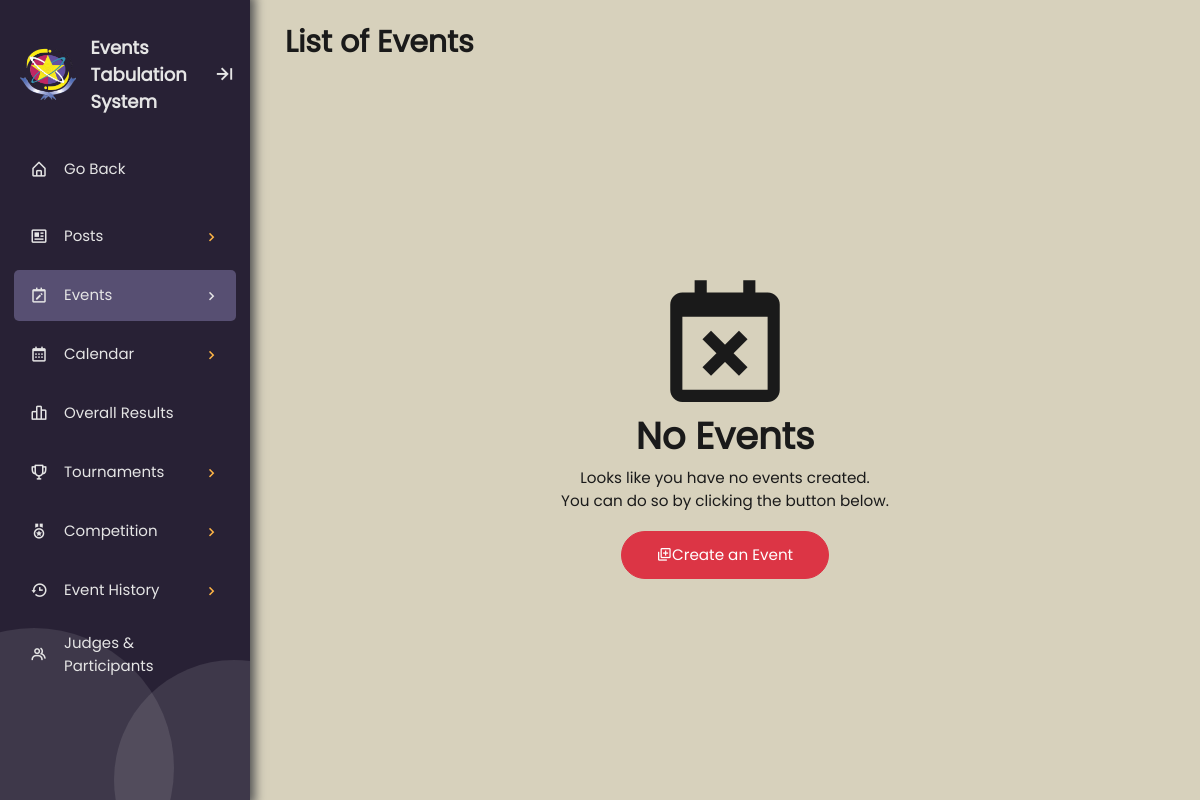
/EVE-admin-list-of-events.php (signed in), run on an earlier commit of the app's database.
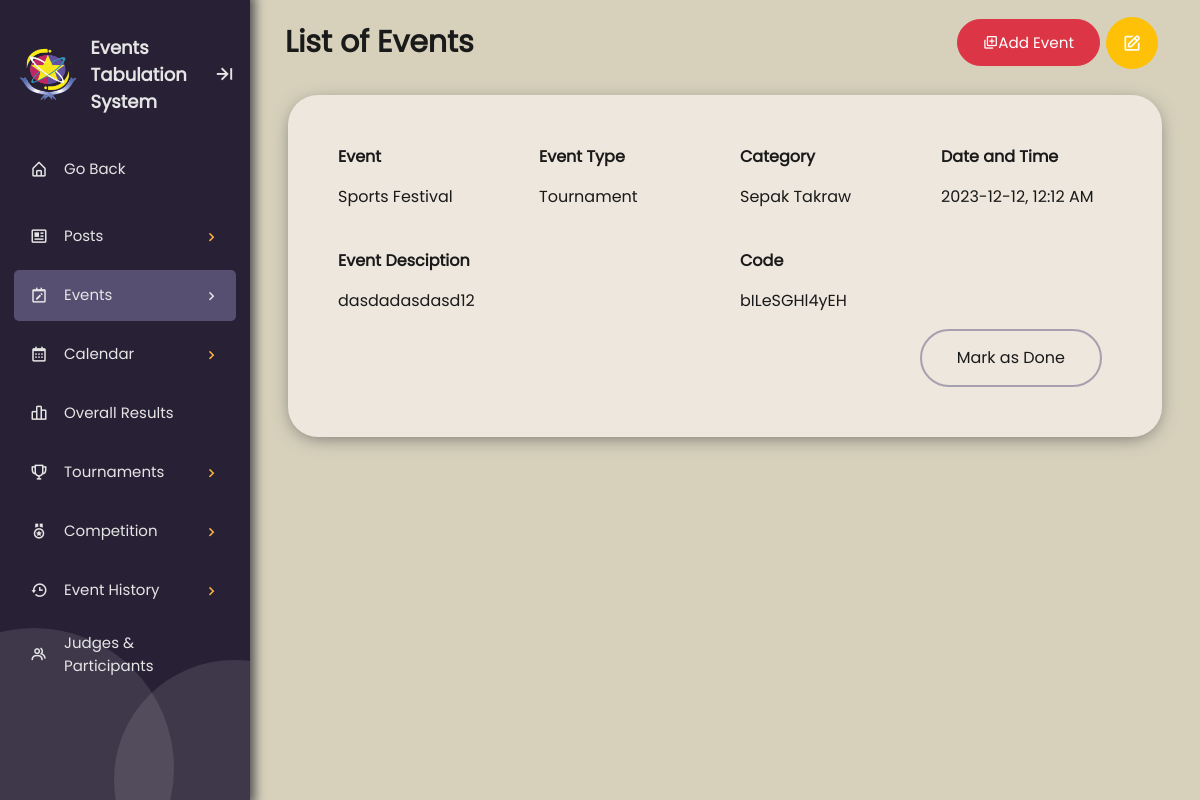
And on a later commit of the database.
### tables this page shows
CREATE TABLE `listofeventtb` (
  `event_id` int(11) NOT NULL,
  `event_name` varchar(30) NOT NULL,
  `event_type` varchar(30) NOT NULL,
  `category_name` varchar(30) NOT NULL,
  `event_description` text NOT NULL,
  `event_code` varchar(12) NOT NULL,
  `event_date` date NOT NULL,
  `event_time` time NOT NULL
);

### php/EVE-admin-get-event-data.php (called while the page is built, shortened)
<?php
    $dbname=mysqli_connect("localhost","root","","pupets");
    $event_query = "SELECT * FROM listofeventtb ORDER BY event_date ASC";
    $event_result2 = mysqli_query($dbname, $event_query);
    $event_data2 = mysqli_query($dbname, $event_query);
?>

### EVE-admin-list-of-events.php (the view, shortened to what this page needs)
<?php
  include './php/EVE-admin-get-event-data.php';
?>
<!DOCTYPE html>
<html lang="en">
  <head>
    <link rel="stylesheet" href="./css/theme-mode.css">
    <link rel="stylesheet" href="./css/boxicons.css">
    <link rel="stylesheet" href="./css/responsive.css">
    <link rel="stylesheet" href="./css/sidebar-style.css">
    <link rel="stylesheet" href="./css/EVE-admin-bootstrap-select.min.css">
    <link rel="stylesheet" href="./css/EVE-admin-bootstrap4.min.css">
    <link rel="stylesheet" href="./css/EVE-admin-list-of-events.css">
    <link rel="stylesheet" href="./css/EVE-admin-confirmation.css">
  </head>
  <body>
    <div class="sidebar open box-shadow">
      <div class="bottom-design">
        <div class="design1"></div>
        <div class="design2"></div>
      </div>
      <div class="logo_details">
        <img src="./pictures/logo.png" alt="student council logo" class="icon logo">
        <div class="logo_name">Events Tabulation System</div>
        <i class="bx bx-arrow-to-right" id="btn"></i>
      </div>
      <div class="wrapper">
        <li class="nav-item top">
          <a href="index.php">
            <i class="bx bx-home-alt"></i>
            <span class="link_name">Go Back</span>
          </a>
        </li>
        <div class="sidebar-content-container">
          <ul class="nav-list">
            <li class="nav-item">
              <a href="#posts" class="menu_btn">
                <i class="bx bx-news"><i class="dropdown_icon bx bx-chevron-down"></i></i>
                <span class="link_name">Posts
                  <i class="change-icon dropdown_icon bx bx-chevron-right"></i>
                </span>
              </a>
            </li>
            <li class="nav-item">
              <a href="#event_menu" class="menu_btn active">
                <i class="bx bx-calendar-edit"><i class="dropdown_icon bx bx-chevron-down"></i></i>
                <span class="link_name">Events
                  <i class="change-icon dropdown_icon bx bx-chevron-right"></i>
                </span>
              </a>
            </li>
            <li class="nav-item">
              <a href="#" class="menu_btn">
                <i class="bx bx-calendar"><i class="dropdown_icon bx bx-chevron-down"></i></i>
                <span class="link_name">Calendar
                  <i class="change-icon dropdown_icon bx bx-chevron-right"></i>
                </span>
              </a>
            </li>
            <li class="nav-item">
              <a href="BAR-admin.php">
                <i class='bx bx-bar-chart-alt-2'></i>
                <span class="link_name">Overall Results</span>
              </a>
            </li>
            <li class="nav-item">
              <a href="#tournaments" class="menu_btn">
                <i class="bx bx-trophy"><i class="dropdown_icon bx bx-chevron-down"></i></i>
                <span class="link_name">Tournaments
                  <i class="change-icon dropdown_icon bx bx-chevron-right"></i>
                </span>
              </a>
            </li>
            <li class="nav-item">
              <a href="#competition" class="menu_btn">
                <i class="bx bx-medal"><i class="dropdown_icon bx bx-chevron-down"></i></i>
                <span class="link_name">Competition
                  <i class="change-icon dropdown_icon bx bx-chevron-right"></i>
                </span>
              </a>
            </li>
            <li class="nav-item">
              <a href="#event_history" class="menu_btn">
                <i class="bx bx-history"><i class="dropdown_icon bx bx-chevron-down"></i></i>
                <span class="link_name">Event History
                  <i class="change-icon dropdown_icon bx bx-chevron-right"></i>
                </span>
              </a>
            </li>
            <li class="nav-item">
              <a href="P&J-admin-formPJ.php">
                <i class="bx bx-group"></i>
                <span class="link_name">Judges & <br> Participants</span>
              </a>
            </li>
          </ul>
        </div>
      </div>
    </div>
    <section class="home-section">
      <div class="container-fluid d-flex row justify-content-center m-0" id="event-wrapper">
        <?php
          $row = mysqli_num_rows($event_result2);
          if ($row > 0){
            ?>
              <div class="d-flex justify-content-between align-items-center pr-4 w-100">
                <div class="header">List of Events</div>
                <a href="EVE-admin-create-event.php?add event">
                  <button class="btn btn-danger text-center" id="add-event-btn">
                    <i class='bx bx-add-to-queue d-flex justify-content-center align-items-center'>
                      <span>Add Event</span>
                    </i>
                  </button>
                </a>
                <div class="btn btn-warning d-flex justify-content-center align-items-center badge-pill" id="edit-event-btn">
                  <i class='bx bx-edit text-white'></i>
                </div>
              </div>
            <?php
            while ($row = mysqli_fetch_array($event_data2)):;?>
            <div class="justify-content-start align-items-start content-box-shadow" id="event-data-container">
              <div class="row flex-column flex-sm-row">
                <div class="data-group col-md-6 col-lg-3">
                  <p class="data-label fw-bold">Event</p>
                  <p class="data-content fw-bold"><?php echo $row[1];?></p>
                </div>
                <div class="data-group col-md-6 col-lg-3">
                  <p class="data-label fw-bold">Event Type</p>
                  <p class="data-content fw-bold"><?php echo $row[2];?></p>
                </div>
                <div class="data-group col-md-6 col-lg-3">
                  <p class="data-label fw-bold">Category</p>
                  <p class="data-content fw-bold"><?php echo $row[3];?></p>
                </div>
                <div class="data-group col-md-6 col-lg-3">
                  <p class="data-label fw-bold">Date and Time</p>
                  <p class="data-content fw-bold"><?php
                  $time_sql = "SELECT TIME_FORMAT('$row[7]', '%h:%i %p') AS formattedTime FROM listofeventtb;";
                  $time_result = mysqli_query($dbname, $time_sql);
                  $get_time_result = mysqli_fetch_assoc($time_result);
                  $time = $get_time_result['formattedTime'];
                  echo $row[6];?>, <?php echo $time;?></p>
                </div>
              </div>
              <br>
              <div class="row flex-column flex-md-row">
                <div class="data-group col-md-6">
                  <p class="data-label fw-bold">Event Desciption</p>
                  <p class="data-content fw-bold description"><?php echo $row[4];?></p>
                </div>
                <div class="data-group col-md-3">
                  <p class="data-label fw-bold">Code</p>
                  <p class="data-content fw-bold"><?php echo $row[5];?></p>
                </div>
                <div class="data-group col-md-12" id="eventBtn">
                  <button class="btn event-done-btn<?php echo $row[0];?>" id="event-done-btn"  onclick="showDone<?php echo $row[0];?>()">Mark as Done</button>
                </div>
              </div>
            </div>
        <?php
          endwhile;
          }
          else{
            ?>
              <div class="header">List of Events</div>
              <div class="text-center" id="no-event-container">
                <i class='bx bx-calendar-x'></i>
                <h1>No Events</h1>
                <p>Looks like you have no events created. <br> You can do so by clicking the button below.</p>
                <div class="row justify-content-center">
                  <a href="EVE-admin-create-event.php?create new event" class="btn btn-danger badge-pill text-center" id="create-event-btn">
                    <i class='bx bx-add-to-queue d-flex justify-content-center align-items-center'>
                      <span>Create an Event</span>
                    </i>
                  </a>
                </div>
              </div>
            <?php
          }
        ?>
      </div>
    </section>
  </body>
</html>

### css/theme-mode.css (style rules this page uses)
:root[data-theme="light"] { --color-sidebar-bg:#282135; --color-sidebar-text: #e5e5e5; --color-sidebar-active: #635B81CC; --color-sidebar-subactive: #635B8180; --color-sidebar-hover: #635B8180; --color-sidebar-sublist-1: #FF605C; --color-sidebar-sublist-2: #00CA4E; --color-sidebar-sublist-3: #FFB546; --color-sidebar-sublist-4: #9747FF; --color-sidebar-chevron-icon: #FFB546; --color-shadow: #555; --color-body: #D7D1BC; --color-content-text: #1a1a1a; --color-content-line: #635B8180; --color-content-card: #EDE7DD; --color-search-show: #FF605C; --color-content-button: #EDE7DD; --color-content-button-line: #635B81; --color-acap: #9747FF; --color-aeces: #A84444; --color-elite: #DF851B; --color-give: #73A9CC; --color-jehra: #D3B692; --color-jmap: #FFBD44; --color-jpia: #CF1659; --color-piie: #16BA9D; --color-red: #A84444; --color-yellow: #FFB546; --color-green: #7FC76D; }

### css/EVE-admin-list-of-events.css (style rules this page uses)
html { overflow-y: scroll; overflow-x: hidden; }
#edit-event-btn { padding: 15px 15px 15px 15px; }
#edit-event-btn i, #event-delete-btn i { font-size: 20px; }
#event-wrapper { height: 100%; }
#add-event-form #save-btn, #add-event-form #cancel-btn, .data-group #event-done-btn, .data-group #event-edit-btn { border-radius: 50px; padding: 15px 35px 15px 35px; margin: 0px 10px 0px 10px; }
#cancel-btn, #event-done-btn { border: 2px solid var(--color-content-line); color: var(--color-content-text); background-color: transparent; }
#event-done-btn { display: block; justify-self: end; align-self: end; }
#event-data-container { height: 100%; width: 95%; background-color: var(--color-content-card); border-radius: 30px; margin: 10px 0 10px 0; padding: 50px; }
#event-data-container .data-group p { color: var(--color-content-text); }
.data-group { overflow-wrap: break-word; }
.data-label { font-weight: bold; }
.description { overflow: hidden; white-space: nowrap; text-overflow: ellipsis; }
#eventBtn { display: grid; }
#no-event-container i, #no-event-container p, #no-event-container span, #add-event-btn i, #add-event-btn span { font-size: calc(0.6vw + 8px); color: var(--color-content-text); }
#no-event-container a i, #no-event-container a i span, #add-event-btn i, #add-event-btn i span { color: white; }
#no-event-container a button, #add-event-btn { border-radius: 50px; padding: 15px 25px 15px 25px; }
#no-event-container { width: 100%; height: 85vh; display: grid; align-content: center; }
#no-event-container .bx-calendar-x { font-size: calc(8vw + 50px); }
#no-event-container h1 { font-size: calc(25px + 1vw); font-weight: 700; color: var(--color-content-text); }

### css/EVE-admin-confirmation.css (style rules this page uses)
.btn { display: flex; align-items: center; justify-content: center; margin: 3px 3px; }
a { text-decoration: none!important; }
a.btn { padding: 15px 35px 15px 35px; }

What changed in the data, as far as the page shows it:
added listofeventtb: event_name "Sports Festival", event_type "Tournament", category_name "Sepak Takraw", event_date "2023-12-12", time "12:12 AM", event_description "dasdadasdasd12", event_code "bILeSGHl4yEH"
Also different on the page:
text no longer shown: "No Events Looks like you have no events created. You can do so by clicking the button below. Create an Event"
text now shown: "Add Event"
